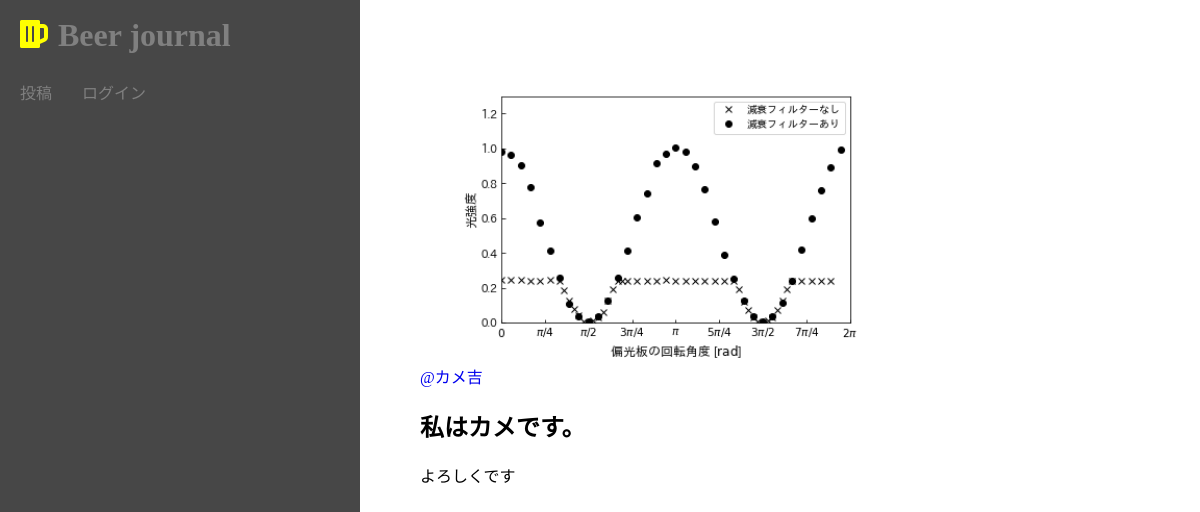
The page /photos/6/ on the database its author committed.
### app/models.py (models this page shows, shortened)
class Photo(models.Model):
    user = models.ForeignKey(User, on_delete=models.CASCADE)
    category = models.ForeignKey(Category, on_delete=models.PROTECT)
    title = models.CharField(max_length=150)
    comment = models.TextField(blank=True)
    image = models.ImageField(upload_to='photos')
    created_at = models.DateTimeField(auto_now=True)

### app/views.py (the view)
# urls.py: path('photos/<int:pk>/', views.photos_detail, name='photos_detail'),
def photos_detail(request, pk):
    photo = get_object_or_404(Photo, pk=pk)
    return render(request, 'app/photos_detail.html', {'photo':photo})

### app/templates/app/photos_detail.html (shortened to what this page needs)
{% extends 'app/base.html' %}
{% block content %}
<div class="photo-detail">
	<img src="{{ photo.image.url }}" class="photo-img">
	<div class="photo-info">
		<a href="{% url 'app:user_detail' photo.user.id %}">@{{ photo.user }}</a>
	</div>
	<h2>{{ photo.title }}</h2>
	<p>{{ photo.comment }}</p>
</div>
{% endblock %}

### app/static/app/css/style.css (style rules this page uses)
html, body { margin:0; font-family:serif; }
div { box-sizing:border-box; }
a { text-decoration:none; }
.photo-img { width:100%; max-width:500px; height:300px; object-fit:cover; border-radius:4px; }
.photo-detail .photo-img { object-fit:contain; }

### rows shown on the page
Photo: image (picture), user "カメ吉", title "私はカメです。", comment "よろしくです"
